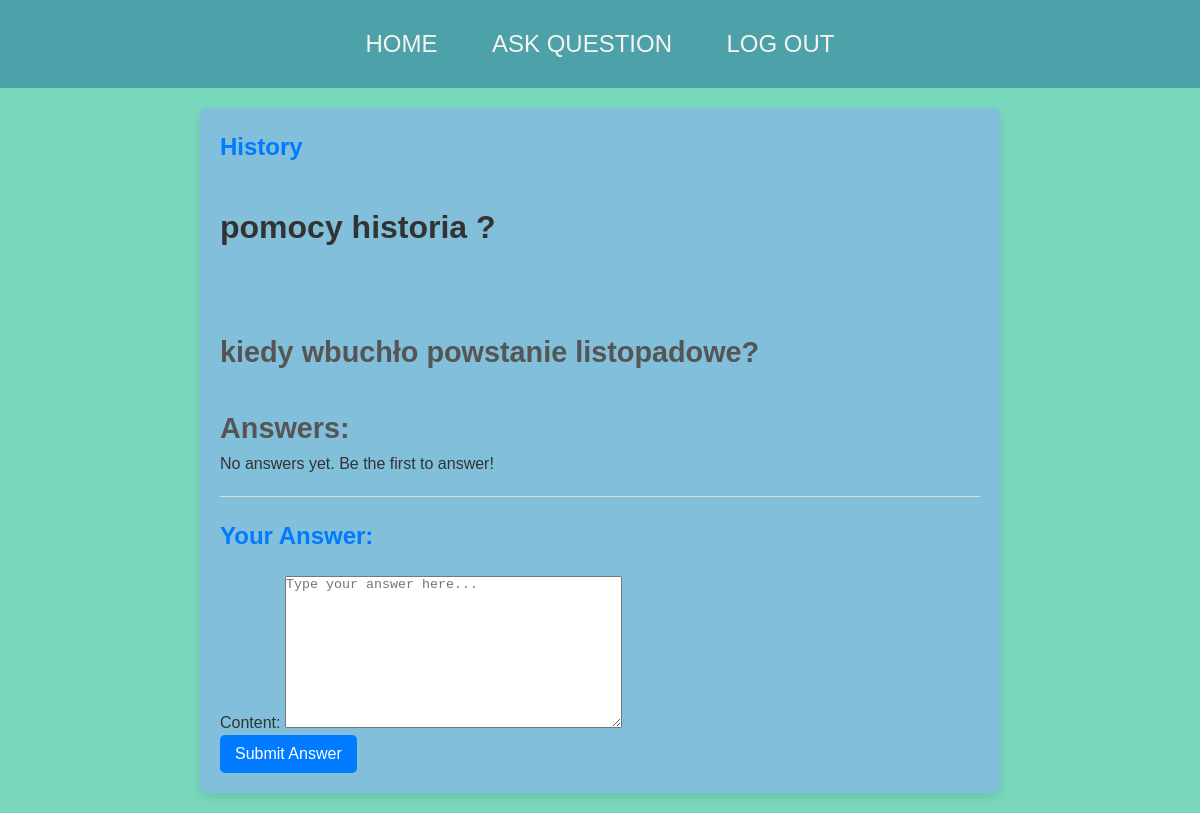
Screenshot of /learno/question/15/ (signed in) with the database file from the repository.
### myapp/models.py (models this page shows, shortened)
class Question(models.Model):
    user = models.ForeignKey(User,on_delete=CASCADE,null=True)
    topic = models.ForeignKey(subject, related_name='questions',on_delete=models.SET_NULL,null=True)
    title = models.CharField(max_length=120,null=False,default="Tytuł pytania")
    question = models.TextField(null=True)
    created = models.DateTimeField(auto_now_add=True,null=True)
    class Meta():
        ordering = ['-created']

class subject(models.Model):
    name = models.CharField(max_length=150,null=False)
    def __str__(self):
        return str(self.name)

### myapp/views.py (the view)
# urls.py: path('question/<int:qs_id>/',views.question_detail,name = "question"),
@login_required(login_url='login')
def question_detail(request, qs_id):
    question = get_object_or_404(Question, id=qs_id)
    answers = question.answers.all()
    if request.method == 'POST':
        form = AnswerForm(request.POST)
        if form.is_valid():
            answer = form.save(commit=False)
            answer.question = question
            answer.user = request.user
            answer.save()
            return redirect('question', qs_id=question.id)
    else:
        form = AnswerForm()
    return render(request, 'question_detail.html', {'question': question, 'answers': answers, 'form': form})

### myapp/forms.py
class AnswerForm(ModelForm):
    class Meta:
        model = Answer
        fields = ['content']
        widgets = {
            'content': forms.Textarea(attrs={'class': 'form-control', 'placeholder': 'Type your answer here...'}),
        }

### myapp/templates/question_detail.html (shortened to what this page needs)
{% extends 'main.html' %}
{% load static %}
{% block css %}<link rel="stylesheet" href="{% static 'ques_detail.css' %}">{% endblock css %}
{% block content %}
<div class="container">
    <h3>{{ question.topic }}</h3><br>
    <h1>{{ question.title}}</h2><br>
    <h2>{{ question.question }}</h1>
    <h2>Answers:</h2>
    {% for answer in answers %}
    <hr>
    <div class="answer">
        <p>{{ answer.content }}</p>
        <p><small>Answered by {{ answer.user.username }} on: {{ answer.created }}</small></p>
    </div>
    {% empty %}
    <p>No answers yet. Be the first to answer!</p>
    {% endfor %}
    <hr>
    <h3>Your Answer:</h3>
    <form method="post">
        {{ form.as_p }}
        <button type="submit">Submit Answer</button>
    </form>
</div>
{% endblock content %}

### static/style.css (style rules this page uses)
* { margin: 0; padding: 0; box-sizing: border-box; }
body { background-color: #79D7BE; font-family: Arial, sans-serif; }

### static/ques_detail.css (style rules this page uses)
.container { max-width: 800px; margin: 20px auto; background: #81BFDA; padding: 20px; border-radius: 8px; box-shadow: 0 4px 8px rgba(0, 0, 0, 0.1); font-family: Arial, sans-serif; color: #333; line-height: 1.6; }
.container h3 { font-size: 1.5rem; color: #007bff; margin-bottom: 10px; }
.container h1 { font-size: 2rem; margin-bottom: 20px; color: #333; }
.container h2 { margin-top: 30px; font-size: 1.8rem; color: #555; }
.container form { margin-top: 20px; }
.container form button { background: #007bff; color: white; border: none; padding: 10px 15px; border-radius: 5px; cursor: pointer; font-size: 1rem; transition: 0.3s; }
.container hr { border: 0; border-top: 1px solid #ddd; margin: 20px 0; }

### rows the page displays
Question: topic "History", title "pomocy historia ?", question "kiedy wbuchło powstanie listopadowe?"
